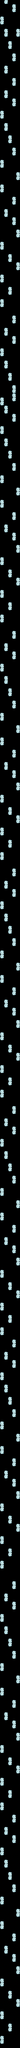

A level layout from a 2D game, rendered from its tile map. Below: a short description, then the map file with its tile-grid data intact:
An orthogonal 5x500 tile map with 64x64 px tiles, 1 tile layer (Tile Layer 1).

<map version="1.0" orientation="orthogonal" renderorder="right-down" width="5" height="500" tilewidth="64" tileheight="64" nextobjectid="1">
 <tileset firstgid="1" name="couldmid" tilewidth="64" tileheight="64" tilecount="2" columns="1">
  <image source="couldmid.png" width="64" height="128" />
 </tileset>
 <layer name="Tile Layer 1" width="5" height="500">
  <data encoding="csv">
0,2,0,0,0,
0,0,0,1,0,
0,0,0,2,0,
0,0,0,0,0,
1,0,0,0,0,
2,0,0,0,0,
0,0,0,0,0,
0,1,0,0,1,
0,2,0,0,2,
0,0,0,0,0,
0,0,1,0,0,
0,0,2,0,0,
0,0,0,0,0,
0,0,0,1,0,
0,0,0,2,0,
0,0,0,0,0,
0,1,0,0,0,
0,2,0,0,0,
0,0,0,0,0,
0,0,0,1,0,
0,0,0,2,0,
0,0,0,0,0,
0,1,0,0,0,
0,2,0,0,0,
0,0,0,1,0,
0,0,0,2,0,
0,0,0,0,0,
1,0,0,0,0,
2,0,0,0,0,
0,0,0,0,0,
0,1,0,0,0,
0,2,0,0,0,
0,0,0,0,0,
0,0,1,0,0,
0,0,2,0,0,
0,0,0,0,0,
0,0,0,1,0,
0,0,0,2,0,
0,0,0,0,0,
1,0,0,0,0,
2,0,0,0,0,
0,0,0,0,0,
0,0,0,0,1,
0,0,0,0,2,
0,0,0,0,0,
1,0,0,0,0,
2,0,0,0,0,
0,0,0,0,0,
0,0,0,1,0,
0,0,0,2,0,
0,0,0,0,0,
0,1,0,0,0,
0,2,0,0,0,
0,0,0,1,0,
0,0,0,2,0,
0,0,0,0,0,
0,0,0,0,1,
0,0,0,0,2,
0,0,0,0,0,
1,0,0,0,0,
2,0,0,0,0,
0,0,0,0,0,
0,0,1,0,0,
0,0,2,0,0,
0,0,0,0,1,
0,0,0,0,2,
0,0,0,0,0,
1,0,0,0,0,
2,0,0,0,0,
0,0,0,0,0,
0,0,1,0,0,
0,0,2,0,0,
0,0,0,0,0,
1,0,0,0,0,
2,0,0,0,0,
0,0,0,0,0,
0,0,0,0,0,
0,0,0,1,0,
0,0,0,2,0,
0,0,0,0,0,
0,1,0,0,0,
0,2,0,0,0,
0,0,0,1,0,
0,0,0,2,0,
0,0,0,0,0,
1,0,0,0,0,
2,0,0,0,0,
0,0,0,0,0,
0,1,0,0,0,
0,2,0,0,0,
0,0,0,0,0,
0,0,1,0,0,
0,0,2,0,0,
0,0,0,0,0,
0,0,0,1,0,
0,0,0,2,0,
0,0,0,1,0,
1,0,0,2,0,
2,0,0,0,0,
0,1,0,0,0,
0,2,0,0,0,
0,0,0,1,0,
0,0,0,2,0,
0,0,0,0,0,
1,0,0,0,0,
2,0,0,0,0,
0,0,0,0,0,
0,1,0,0,0,
0,2,0,0,0,
0,0,0,0,0,
0,0,1,0,0,
0,0,2,0,0,
0,0,0,0,0,
0,0,0,1,0,
0,0,0,2,0,
0,0,0,0,0,
1,0,0,0,0,
2,0,0,0,0,
0,0,0,0,0,
0,0,0,0,1,
0,0,0,0,2,
0,0,0,0,0,
1,0,0,0,0,
2,0,0,0,0,
0,0,0,0,0,
0,0,0,1,0,
0,0,0,2,0,
0,0,0,0,0,
0,1,0,0,0,
0,2,0,0,0,
0,0,0,1,0,
0,0,0,2,0,
0,0,0,0,0,
0,0,0,0,1,
0,0,0,0,2,
0,0,0,0,0,
1,0,0,0,0,
2,0,0,0,0,
0,0,0,0,0,
0,0,1,0,0,
0,0,2,0,0,
0,0,0,0,1,
0,0,0,0,2,
0,0,0,0,0,
1,0,0,0,0,
2,0,0,0,0,
0,0,0,0,0,
0,0,1,0,0,
0,0,2,0,0,
0,0,0,0,0,
1,0,0,0,0,
2,0,0,0,0,
0,0,0,0,0,
0,0,0,0,0,
0,0,0,1,0,
0,0,0,2,0,
0,0,0,0,0,
0,1,0,0,0,
0,2,0,0,0,
0,0,0,1,0,
0,0,0,2,0,
0,0,0,0,0,
1,0,0,0,0,
2,0,0,0,0,
0,0,0,0,0,
0,1,0,0,0,
0,2,0,0,0,
0,0,0,0,0,
0,0,1,0,0,
0,0,2,0,0,
0,0,0,0,0,
0,0,0,1,0,
0,0,0,2,0,
0,0,0,0,0,
1,0,0,0,0,
2,0,0,0,0,
0,0,0,0,0,
0,0,0,0,1,
0,0,0,0,2,
0,0,0,0,0,
1,0,0,0,0,
2,0,0,0,0,
0,0,0,0,0,
0,0,0,1,0,
0,0,0,2,0,
0,0,0,0,0,
0,1,0,0,0,
0,2,0,0,0,
0,0,0,1,0,
0,0,0,2,0,
0,0,0,0,0,
0,0,0,0,1,
0,0,0,0,2,
0,0,0,0,0,
1,0,0,0,0,
2,0,0,0,0,
0,0,0,0,0,
0,0,1,0,0,
0,0,2,0,0,
0,0,0,0,1,
0,0,0,0,2,
0,0,0,0,0,
1,0,0,0,0,
2,0,0,0,0,
0,0,0,0,0,
0,0,1,0,0,
0,0,2,0,0,
0,0,0,0,0,
1,0,0,0,0,
2,0,0,0,0,
0,0,0,0,0,
0,0,0,0,0,
0,0,0,1,0,
0,0,0,2,0,
0,0,0,0,0,
0,1,0,0,0,
0,2,0,0,0,
0,0,0,1,0,
0,0,0,2,0,
0,0,0,0,0,
1,0,0,0,0,
2,0,0,0,0,
0,0,0,0,0,
0,1,0,0,0,
0,2,0,0,0,
0,0,0,0,0,
0,0,1,0,0,
0,0,2,0,0,
0,0,0,0,0,
0,0,0,1,0,
0,0,0,2,0,
0,0,0,0,0,
1,0,0,0,0,
2,0,0,0,0,
0,0,0,0,0,
0,0,0,0,1,
0,0,0,0,2,
0,0,0,0,0,
1,0,0,0,0,
2,0,0,0,0,
0,0,0,0,0,
0,0,0,1,0,
0,0,0,2,0,
0,0,0,0,0,
0,1,0,0,0,
0,2,0,0,0,
0,0,0,1,0,
0,0,0,2,0,
0,0,0,0,0,
0,0,0,0,1,
0,0,0,0,2,
0,0,0,0,0,
1,0,0,0,0,
2,0,0,0,0,
0,0,0,0,0,
0,0,1,0,0,
0,0,2,0,0,
0,0,0,0,1,
0,0,0,0,2,
0,0,0,0,0,
1,0,0,0,0,
2,0,0,0,0,
0,0,0,0,0,
0,0,1,0,0,
0,0,2,0,0,
0,0,0,0,0,
1,0,0,0,0,
2,0,0,0,0,
0,0,0,0,0,
0,0,0,0,0,
0,0,0,1,0,
0,0,0,2,0,
0,0,0,0,0,
0,1,0,0,0,
0,2,0,0,0,
0,0,0,1,0,
0,0,0,2,0,
0,0,0,0,0,
1,0,0,0,0,
2,0,0,0,0,
0,0,0,0,0,
0,1,0,0,0,
0,2,0,0,0,
0,0,0,0,0,
0,0,1,0,0,
0,0,2,0,0,
0,0,0,0,0,
0,0,0,1,0,
0,0,0,2,0,
0,0,0,0,0,
1,0,0,0,0,
2,0,0,0,0,
0,0,0,0,0,
0,0,0,0,1,
0,0,0,0,2,
0,0,0,0,0,
1,0,0,0,0,
2,0,0,0,0,
0,0,0,0,0,
0,0,0,1,0,
0,0,0,2,0,
0,0,0,0,0,
0,1,0,0,0,
0,2,0,0,0,
0,0,0,1,0,
0,0,0,2,0,
0,0,0,0,0,
0,0,0,0,1,
0,0,0,0,2,
0,0,0,0,0,
1,0,0,0,0,
2,0,0,0,0,
0,0,0,0,0,
0,0,1,0,0,
0,0,2,0,0,
0,0,0,0,1,
0,0,0,0,2,
0,0,0,0,0,
1,0,0,0,0,
2,0,0,0,0,
0,0,0,0,0,
0,0,1,0,0,
0,0,2,0,0,
0,0,0,0,0,
1,0,0,0,0,
2,0,0,0,0,
0,0,0,0,0,
0,0,0,1,0,
0,0,0,2,0,
0,0,0,0,0,
0,1,0,0,0,
0,2,0,0,0,
0,0,0,1,0,
0,0,0,2,0,
0,0,0,0,0,
1,0,0,0,0,
2,0,0,0,0,
0,0,0,0,0,
0,1,0,0,0,
0,2,0,0,0,
0,0,0,0,0,
0,0,1,0,0,
0,0,2,0,0,
0,0,0,0,0,
0,0,0,1,0,
0,0,0,2,0,
0,0,0,0,0,
1,0,0,0,0,
2,0,0,0,0,
0,0,0,0,0,
0,0,0,0,1,
0,0,0,0,2,
0,0,0,0,0,
1,0,0,0,0,
2,0,0,0,0,
0,0,0,0,0,
0,0,0,1,0,
0,0,0,2,0,
0,0,0,0,0,
0,1,0,0,0,
0,2,0,0,0,
0,0,0,1,0,
0,0,0,2,0,
0,0,0,0,0,
0,0,0,0,1,
0,0,0,0,2,
0,0,0,0,0,
1,0,0,0,0,
2,0,0,0,0,
0,0,0,0,0,
0,0,1,0,0,
0,0,2,0,0,
0,0,0,0,1,
0,0,0,0,2,
0,0,0,0,0,
1,0,0,0,0,
2,0,0,0,0,
0,0,0,0,0,
0,0,1,0,0,
0,0,2,0,0,
0,0,0,0,0,
1,0,0,0,0,
2,0,0,0,0,
0,0,0,0,0,
0,0,0,0,0,
0,0,0,0,0,
0,0,0,1,0,
0,0,0,2,0,
0,0,0,0,0,
0,1,0,0,0,
0,2,0,0,0,
0,0,0,1,0,
0,0,0,2,0,
0,0,0,0,0,
1,0,0,0,0,
2,0,0,0,0,
0,0,0,0,0,
0,1,0,0,0,
0,2,0,0,0,
0,0,0,0,0,
0,0,1,0,0,
0,0,2,0,0,
0,0,0,0,0,
0,0,0,1,0,
0,0,0,2,0,
0,0,0,0,0,
1,0,0,0,0,
2,0,0,0,0,
0,0,0,0,0,
0,0,0,0,1,
0,0,0,0,2,
0,0,0,0,0,
1,0,0,0,0,
2,0,0,0,0,
0,0,0,0,0,
0,0,0,1,0,
0,0,0,2,0,
0,0,0,0,0,
0,1,0,0,0,
0,2,0,0,0,
0,0,0,1,0,
0,0,0,2,0,
0,0,0,0,0,
0,0,0,0,1,
0,0,0,0,2,
0,0,0,0,0,
1,0,0,0,0,
2,0,0,0,0,
0,0,0,0,0,
0,0,1,0,0,
0,0,2,0,0,
0,0,0,0,1,
0,0,0,0,2,
0,0,0,0,0,
1,0,0,0,0,
2,0,0,0,0,
0,0,0,0,0,
0,0,1,0,0,
0,0,2,0,0,
0,0,0,0,0,
1,0,0,0,0,
2,0,0,0,0,
0,0,0,0,0,
0,0,0,1,0,
0,0,0,2,0,
0,0,0,0,0,
0,1,0,0,0,
0,2,0,0,0,
0,0,0,1,0,
0,0,0,2,0,
0,0,0,0,0,
1,0,0,0,0,
2,0,0,0,0,
0,0,0,0,0,
0,1,0,0,0,
0,2,0,0,0,
0,0,0,0,0,
0,0,1,0,0,
0,0,2,0,0,
0,0,0,0,0,
0,0,0,1,0,
0,0,0,2,0,
0,0,0,0,0,
1,0,0,0,0,
2,0,0,0,0,
0,0,0,0,0,
0,0,0,0,1,
0,0,0,0,2,
0,0,0,0,0,
1,0,0,0,0,
2,0,0,0,0,
0,0,0,0,0,
0,0,0,1,0,
0,0,0,2,0,
0,0,0,0,0,
0,1,0,0,0,
0,2,0,0,0,
0,0,0,1,0,
0,0,0,2,0,
0,0,0,0,0,
0,0,0,0,1,
0,0,0,0,2,
0,0,0,0,0,
1,0,0,0,0,
2,0,0,0,0,
0,0,0,0,0,
0,0,1,0,0,
0,0,2,0,0,
0,0,0,0,1,
0,0,0,0,2,
0,0,0,0,0,
1,0,0,0,0,
2,0,0,0,0,
0,0,0,0,0,
0,0,1,0,0,
0,0,2,0,0,
0,0,0,0,0,
1,0,0,0,0,
2,0,0,0,0,
0,0,0,0,0
</data>
 </layer>
</map>
